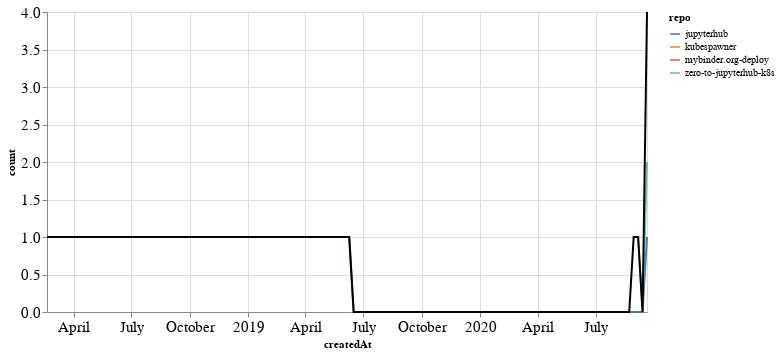

Notebook cell for this chart:
### Markdown cell above
## PRs

### Code cell
prs_time = prs.groupby('repo').resample('W', on='createdAt').count()['author'].reset_index()
prs_time = prs_time.rename(columns={'author': 'count'})
prs_time_total = prs_time.groupby('createdAt').agg({"count": "sum"}).reset_index()

ch1 = alt.Chart(prs_time, width=600).mark_line().encode(
    x='createdAt',
    y='count',
    color='repo',
    tooltip="repo"
)

ch2 = alt.Chart(prs_time_total, width=600).mark_line(color="black").encode(
    x='createdAt',
    y='count',
)

ch1 + ch2

### Figure 1 — Vega-Lite specification as saved in the notebook (floating-point values rounded to 4 significant figures)
{"config": {"axisLeft": {"labelFontSize": 15}, "axisBottom": {"labelFontSize": 15}}, "layer": [{"data": {"name": "data-73c7745f3563c154925abe76ed1f0761"}, "mark": "line", "encoding": {"color": {"type": "nominal", "field": "repo"}, "tooltip": {"type": "nominal", "field": "repo"}, "x": {"type": "temporal", "field": "createdAt"}, "y": {"type": "quantitative", "field": "count"}}, "width": 600}, {"data": {"name": "data-82641dc809a05765e4509b218a8a9bf5"}, "mark": {"type": "line", "color": "black"}, "encoding": {"x": {"type": "temporal", "field": "createdAt"}, "y": {"type": "quantitative", "field": "count"}}, "width": 600}], "$schema": "https://vega.github.io/schema/vega-lite/v4.8.1.json", "datasets": {"data-73c7745f3563c154925abe76ed1f0761": [{"repo": "jupyterhub", "createdAt": "2019-06-09T00:00:00", "count": 1}, {"repo": "jupyterhub", "createdAt": "2019-06-16T00:00:00", "count": 0}, {"repo": "jupyterhub", "createdAt": "2019-06-23T00:00:00", "count": 0}, {"repo": "jupyterhub", "createdAt": "2019-06-30T00:00:00", "count": 0}, {"repo": "jupyterhub", "createdAt": "2019-07-07T00:00:00", "count": 0}, {"repo": "jupyterhub", "createdAt": "2019-07-14T00:00:00", "count": 0}, {"repo": "jupyterhub", "createdAt": "2019-07-21T00:00:00", "count": 0}, {"repo": "jupyterhub", "createdAt": "2019-07-28T00:00:00", "count": 0}, {"repo": "jupyterhub", "createdAt": "2019-08-04T00:00:00", "count": 0}, {"repo": "jupyterhub", "createdAt": "2019-08-11T00:00:00", "count": 0}, {"repo": "jupyterhub", "createdAt": "2019-08-18T00:00:00", "count": 0}, {"repo": "jupyterhub", "createdAt": "2019-08-25T00:00:00", "count": 0}, {"repo": "jupyterhub", "createdAt": "2019-09-01T00:00:00", "count": 0}, {"repo": "jupyterhub", "createdAt": "2019-09-08T00:00:00", "count": 0}, {"repo": "jupyterhub", "createdAt": "2019-09-15T00:00:00", "count": 0}, {"repo": "jupyterhub", "createdAt": "2019-09-22T00:00:00", "count": 0}, {"repo": "jupyterhub", "createdAt": "2019-09-29T00:00:00", "count": 0}, {"repo": "jupyterhub", "createdAt": "2019-10-06T00:00:00", "count": 0}, {"repo": "jupyterhub", "createdAt": "2019-10-13T00:00:00", "count": 0}, {"repo": "jupyterhub", "createdAt": "2019-10-20T00:00:00", "count": 0}, {"repo": "jupyterhub", "createdAt": "2019-10-27T00:00:00", "count": 0}, {"repo": "jupyterhub", "createdAt": "2019-11-03T00:00:00", "count": 0}, {"repo": "jupyterhub", "createdAt": "2019-11-10T00:00:00", "count": 0}, {"repo": "jupyterhub", "createdAt": "2019-11-17T00:00:00", "count": 0}, {"repo": "jupyterhub", "createdAt": "2019-11-24T00:00:00", "count": 0}, {"repo": "jupyterhub", "createdAt": "2019-12-01T00:00:00", "count": 0}, {"repo": "jupyterhub", "createdAt": "2019-12-08T00:00:00", "count": 0}, {"repo": "jupyterhub", "createdAt": "2019-12-15T00:00:00", "count": 0}, {"repo": "jupyterhub", "createdAt": "2019-12-22T00:00:00", "count": 0}, {"repo": "jupyterhub", "createdAt": "2019-12-29T00:00:00", "count": 0}, {"repo": "jupyterhub", "createdAt": "2020-01-05T00:00:00", "count": 0}, {"repo": "jupyterhub", "createdAt": "2020-01-12T00:00:00", "count": 0}, {"repo": "jupyterhub", "createdAt": "2020-01-19T00:00:00", "count": 0}, {"repo": "jupyterhub", "createdAt": "2020-01-26T00:00:00", "count": 0}, {"repo": "jupyterhub", "createdAt": "2020-02-02T00:00:00", "count": 0}, {"repo": "jupyterhub", "createdAt": "2020-02-09T00:00:00", "count": 0}, {"repo": "jupyterhub", "createdAt": "2020-02-16T00:00:00", "count": 0}, {"repo": "jupyterhub", "createdAt": "2020-02-23T00:00:00", "count": 0}, {"repo": "jupyterhub", "createdAt": "2020-03-01T00:00:00", "count": 0}, {"repo": "jupyterhub", "createdAt": "2020-03-08T00:00:00", "count": 0}, {"repo": "jupyterhub", "createdAt": "2020-03-15T00:00:00", "count": 0}, {"repo": "jupyterhub", "createdAt": "2020-03-22T00:00:00", "count": 0}, {"repo": "jupyterhub", "createdAt": "2020-03-29T00:00:00", "count": 0}, {"repo": "jupyterhub", "createdAt": "2020-04-05T00:00:00", "count": 0}, {"repo": "jupyterhub", "createdAt": "2020-04-12T00:00:00", "count": 0}, {"repo": "jupyterhub", "createdAt": "2020-04-19T00:00:00", "count": 0}, {"repo": "jupyterhub", "createdAt": "2020-04-26T00:00:00", "count": 0}, {"repo": "jupyterhub", "createdAt": "2020-05-03T00:00:00", "count": 0}, {"repo": "jupyterhub", "createdAt": "2020-05-10T00:00:00", "count": 0}, {"repo": "jupyterhub", "createdAt": "2020-05-17T00:00:00", "count": 0}, {"repo": "jupyterhub", "createdAt": "2020-05-24T00:00:00", "count": 0}, {"repo": "jupyterhub", "createdAt": "2020-05-31T00:00:00", "count": 0}, {"repo": "jupyterhub", "createdAt": "2020-06-07T00:00:00", "count": 0}, {"repo": "jupyterhub", "createdAt": "2020-06-14T00:00:00", "count": 0}, {"repo": "jupyterhub", "createdAt": "2020-06-21T00:00:00", "count": 0}, {"repo": "jupyterhub", "createdAt": "2020-06-28T00:00:00", "count": 0}, {"repo": "jupyterhub", "createdAt": "2020-07-05T00:00:00", "count": 0}, {"repo": "jupyterhub", "createdAt": "2020-07-12T00:00:00", "count": 0}, {"repo": "jupyterhub", "createdAt": "2020-07-19T00:00:00", "count": 0}, {"repo": "jupyterhub", "createdAt": "2020-07-26T00:00:00", "count": 0}, {"repo": "jupyterhub", "createdAt": "2020-08-02T00:00:00", "count": 0}, {"repo": "jupyterhub", "createdAt": "2020-08-09T00:00:00", "count": 0}, {"repo": "jupyterhub", "createdAt": "2020-08-16T00:00:00", "count": 0}, {"repo": "jupyterhub", "createdAt": "2020-08-23T00:00:00", "count": 0}, {"repo": "jupyterhub", "createdAt": "2020-08-30T00:00:00", "count": 0}, {"repo": "jupyterhub", "createdAt": "2020-09-06T00:00:00", "count": 0}, {"repo": "jupyterhub", "createdAt": "2020-09-13T00:00:00", "count": 0}, {"repo": "jupyterhub", "createdAt": "2020-09-20T00:00:00", "count": 1}, {"repo": "kubespawner", "createdAt": "2020-09-20T00:00:00", "count": 1}, {"repo": "mybinder.org-deploy", "createdAt": "2018-02-18T00:00:00", "count": 1}, {"repo": "zero-to-jupyterhub-k8s", "createdAt": "2020-08-30T00:00:00", "count": 1}, {"repo": "zero-to-jupyterhub-k8s", "createdAt": "2020-09-06T00:00:00", "count": 1}, {"repo": "zero-to-jupyterhub-k8s", "createdAt": "2020-09-13T00:00:00", "count": 0}, {"repo": "zero-to-jupyterhub-k8s", "createdAt": "2020-09-20T00:00:00", "count": 2}], "data-82641dc809a05765e4509b218a8a9bf5": [{"createdAt": "2018-02-18T00:00:00", "count": 1}, {"createdAt": "2019-06-09T00:00:00", "count": 1}, {"createdAt": "2019-06-16T00:00:00", "count": 0}, {"createdAt": "2019-06-23T00:00:00", "count": 0}, {"createdAt": "2019-06-30T00:00:00", "count": 0}, {"createdAt": "2019-07-07T00:00:00", "count": 0}, {"createdAt": "2019-07-14T00:00:00", "count": 0}, {"createdAt": "2019-07-21T00:00:00", "count": 0}, {"createdAt": "2019-07-28T00:00:00", "count": 0}, {"createdAt": "2019-08-04T00:00:00", "count": 0}, {"createdAt": "2019-08-11T00:00:00", "count": 0}, {"createdAt": "2019-08-18T00:00:00", "count": 0}, {"createdAt": "2019-08-25T00:00:00", "count": 0}, {"createdAt": "2019-09-01T00:00:00", "count": 0}, {"createdAt": "2019-09-08T00:00:00", "count": 0}, {"createdAt": "2019-09-15T00:00:00", "count": 0}, {"createdAt": "2019-09-22T00:00:00", "count": 0}, {"createdAt": "2019-09-29T00:00:00", "count": 0}, {"createdAt": "2019-10-06T00:00:00", "count": 0}, {"createdAt": "2019-10-13T00:00:00", "count": 0}, {"createdAt": "2019-10-20T00:00:00", "count": 0}, {"createdAt": "2019-10-27T00:00:00", "count": 0}, {"createdAt": "2019-11-03T00:00:00", "count": 0}, {"createdAt": "2019-11-10T00:00:00", "count": 0}, {"createdAt": "2019-11-17T00:00:00", "count": 0}, {"createdAt": "2019-11-24T00:00:00", "count": 0}, {"createdAt": "2019-12-01T00:00:00", "count": 0}, {"createdAt": "2019-12-08T00:00:00", "count": 0}, {"createdAt": "2019-12-15T00:00:00", "count": 0}, {"createdAt": "2019-12-22T00:00:00", "count": 0}, {"createdAt": "2019-12-29T00:00:00", "count": 0}, {"createdAt": "2020-01-05T00:00:00", "count": 0}, {"createdAt": "2020-01-12T00:00:00", "count": 0}, {"createdAt": "2020-01-19T00:00:00", "count": 0}, {"createdAt": "2020-01-26T00:00:00", "count": 0}, {"createdAt": "2020-02-02T00:00:00", "count": 0}, {"createdAt": "2020-02-09T00:00:00", "count": 0}, {"createdAt": "2020-02-16T00:00:00", "count": 0}, {"createdAt": "2020-02-23T00:00:00", "count": 0}, {"createdAt": "2020-03-01T00:00:00", "count": 0}, {"createdAt": "2020-03-08T00:00:00", "count": 0}, {"createdAt": "2020-03-15T00:00:00", "count": 0}, {"createdAt": "2020-03-22T00:00:00", "count": 0}, {"createdAt": "2020-03-29T00:00:00", "count": 0}, {"createdAt": "2020-04-05T00:00:00", "count": 0}, {"createdAt": "2020-04-12T00:00:00", "count": 0}, {"createdAt": "2020-04-19T00:00:00", "count": 0}, {"createdAt": "2020-04-26T00:00:00", "count": 0}, {"createdAt": "2020-05-03T00:00:00", "count": 0}, {"createdAt": "2020-05-10T00:00:00", "count": 0}, {"createdAt": "2020-05-17T00:00:00", "count": 0}, {"createdAt": "2020-05-24T00:00:00", "count": 0}, {"createdAt": "2020-05-31T00:00:00", "count": 0}, {"createdAt": "2020-06-07T00:00:00", "count": 0}, {"createdAt": "2020-06-14T00:00:00", "count": 0}, {"createdAt": "2020-06-21T00:00:00", "count": 0}, {"createdAt": "2020-06-28T00:00:00", "count": 0}, {"createdAt": "2020-07-05T00:00:00", "count": 0}, {"createdAt": "2020-07-12T00:00:00", "count": 0}, {"createdAt": "2020-07-19T00:00:00", "count": 0}, {"createdAt": "2020-07-26T00:00:00", "count": 0}, {"createdAt": "2020-08-02T00:00:00", "count": 0}, {"createdAt": "2020-08-09T00:00:00", "count": 0}, {"createdAt": "2020-08-16T00:00:00", "count": 0}, {"createdAt": "2020-08-23T00:00:00", "count": 0}, {"createdAt": "2020-08-30T00:00:00", "count": 1}, {"createdAt": "2020-09-06T00:00:00", "count": 1}, {"createdAt": "2020-09-13T00:00:00", "count": 0}, {"createdAt": "2020-09-20T00:00:00", "count": 4}]}}
